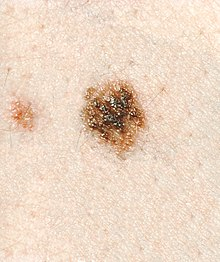
#> input picture test1.jpg, 220 x 262 px
$ jupyter execute gui.ipynb   (older library calls are emulated)
#> lines starting #> are read from the running program, lines starting #| are printed output that depends on the picture; after the words box and inside, x2 and y2 are one past the last pixel; in counts of white or black regions, pixels touching at a corner belong together; long printed decimals are rounded
[cell 1]
from matplotlib import pyplot as plt
from sklearn import cluster
import numpy as np
import cv2

# отобразить изображение
def imshow(image, ax=plt):
    image = cv2.cvtColor(image, cv2.COLOR_HSV2RGB)
    ax.imshow(image)
    try:
        ax.ylim(0, image.shape[0])
    except:
        ax.set_ylim(0, image.shape[0])

[cell 2]
# загрузка изорбажения, смена цветового пространства с RGB на HSV
image = cv2.imread("test1.jpg")
#> image is the input picture: shape (262, 220, 3); mean B, G, R 195.2, 214.2, 235.8
image = cv2.cvtColor(image, cv2.COLOR_BGR2HSV)
#> image: shape (262, 220, 3); mean H, S, V 14.2, 46, 235.8
h, w, c = image.shape
#> h = 262; w = 220; c = 3
colors = [image[:, :, i] for i in range(3)]
#> colors = 3 items
force = 200
# двумерный массив с координатами в каждой ячейке, умноженными на коэффициент "силы притяжения", чтобы их учитывала кластеризация, и ближлижащие пиксели с большей вероятностью оказались в одном кластере
forces = np.meshgrid(np.linspace(0, force, w), np.linspace(0, force, h))
# двумерный массив с координатами в каждой ячейке
coords = np.meshgrid(np.linspace(0, w - 1, w, dtype=int), np.linspace(0, h - 1, h, dtype=int))
# двумерный массив конкотенации цветов и сил
total = np.stack(colors + forces, 2)

[cell 3]
# кластеризация KMeans, при объявлении 2 кластеров, она чаще всего делит изображение на две части: более светлую и менее, поэтому экспериментальным путём было выяалено, что с 5 или 9 кластерами работает гораздо лучше
_colors = total.reshape((-1, total.shape[-1]))
clt = cluster.KMeans(5)
clt.fit(_colors)

[cell 4]
# Узнаем имена всех кластеров
labels = np.unique(clt.labels_)
cluster_labels = np.reshape(clt.labels_, total.shape[:2])

# Создание холста для визуализации кластеров
fig = plt.figure(figsize=(10, 5))
out_clusters, out_image = fig.subplots(1, 2)
cluster_size = []
clusters_data = []
cluster_colors = [
    "tab:blue",
    "tab:orange",
    "tab:green",
    "tab:red",
    "tab:purple",
    "tab:pink",
    "tab:olive",
    "tab:cyan",
    "lime",
]

class Cluster:
    def __init__(self, image, x, y):
        self.original_image = image
        self.mask = np.zeros_like(image)
        self.mask[y, x] = (255, 255, 255)
        self.average_color = np.mean(image[y, x])
        self.selected_image_part = self.original_image & self.mask
        self.unique_score = None
# Для каждого кластера закрашиваеся изображение в цвет кластера
clusters: list[Cluster] = []
for label, color in zip(labels, cluster_colors):
    x, y = coords
    cluster_mask = cluster_labels == label
    x = x[cluster_mask]
    y = y[cluster_mask]
    clusters.append(Cluster(image, x, y))
    cluster_image = image[y, x]
    clusters_data.append(cluster_image)
    out_clusters.plot(x, y, "o", markersize=1, color=color)
    cluster_size.append((label, np.count_nonzero(clusters == label)))
#> this loop made 5 passes
#> after the loop, cluster_size = [(0, 0), (1, 0), (2, 0), (3, 0), (4, 0)]; clusters = 5 items; clusters_data = 5 items

imshow(image, out_image)

cluster_size.sort(key=lambda x: x[1], reverse=True)
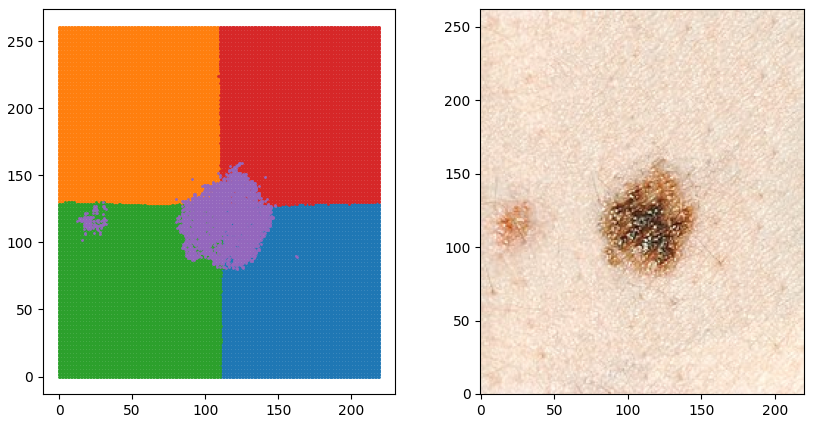
#> figure drawn by matplotlib, 2 panels

[cell 5]
fig = plt.figure(figsize=(8, 5))
subplots = fig.subplots(3, 3).flatten()

# Выводятся гистограммы цветов для бикселей каждого кластера
for subplot, cluster, color in zip(subplots, clusters_data, cluster_colors):
    for i, c in enumerate("rgb"):
        data = np.array(cluster[..., i]).flatten()
        subplot.hist(data, 10, color=c)
    subplot.set_title('hist', color=color, fontweight='bold')
    subplot.set_xlim(0, 255)
#> this loop made 5 passes
#> color on passes 1 to 5: 'tab:blue', 'tab:orange', 'tab:green', 'tab:red', 'tab:purple'
fig.tight_layout()
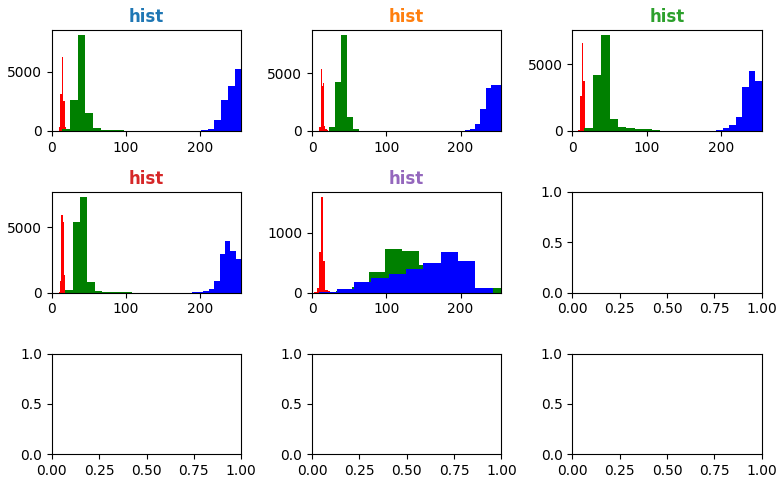
#> figure drawn by matplotlib, 5 panels; panel 1: tallest bar 6237 high, from x = 13.2 to 15.3; panel 1: tallest bar 8105 high, from x = 34.8 to 45.2; panel 1: tallest bar 5227 high, from x = 246 to 255; panel 2: tallest bar 5341 high, from x = 11.6 to 13.2

[cell 6]
# Тот кластер, гистограмма которого сильнее всех отличается от остальных, и является кластером с родинкой
clusters_mean_colors = np.array([cluster.average_color for cluster in clusters])
#> clusters_mean_colors = [98.87, 98.7, 98.99, 97.41, 101.7]
clusters_score = []
for cluster in clusters:
    cluster.unique_score = np.sum(np.abs(clusters_mean_colors - cluster.average_color) / 255)
    clusters_score.append(cluster.unique_score)
#> this loop made 5 passes
#> cluster.unique_score on passes 1 to 5: 0.0181, 0.0187, 0.0186, 0.0339, 0.051
#> after the loop, clusters_score = [0.0181, 0.0187, 0.0186, 0.0339, 0.051]


cluster_of_interest = clusters[np.argmax(clusters_score)]
clusters_score
#> Out = [0.0181, 0.0187, 0.0186, 0.0339, 0.051]

[cell 7]
fig = plt.figure(figsize=(10, 5))
out_dominant, out_eroded = fig.subplots(1, 2)
x, y = coords

cluster_of_interest.selected_image_part

imshow(cluster_of_interest.selected_image_part, out_dominant)
#> in imshow (call 2), `image = cv2.cvtColor(image, cv2.COLOR_HSV2RGB)`:
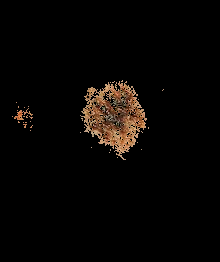
#> image: shape (262, 220, 3); mean R, G, B 8, 5.7, 3.9

erode_kernel = cv2.getStructuringElement(cv2.MORPH_ELLIPSE,(9,9))
dilate_kernel = cv2.getStructuringElement(cv2.MORPH_ELLIPSE,(3,3))

# Очистка от шума
cluster_of_interest.mask = cv2.fastNlMeansDenoisingColored(cluster_of_interest.mask, None, 100, 10, 7, 21)
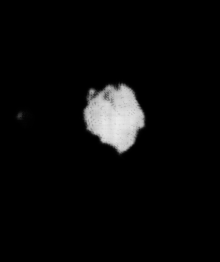
#> cluster_of_interest.mask: shape (262, 220, 3); mean of channels 0, 1, 2 9.9, 9.9, 9.9; drawn as B, G, R
# Применение морфологических трансормаций: сглаживание границ при помощи erode ("обрезка краев" и убирание небольших шумов на изображении) и dilate ("наращивание краев" и восстановление изображения в пределах границ)
cluster_of_interest.mask = cv2.erode(cluster_of_interest.mask, erode_kernel)
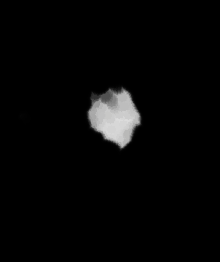
#> cluster_of_interest.mask: shape (262, 220, 3); mean of channels 0, 1, 2 6.5, 6.5, 6.5; drawn as B, G, R
cluster_of_interest.mask = cv2.dilate(cluster_of_interest.mask, dilate_kernel)
imshow(cluster_of_interest.mask, out_eroded)
#> in imshow (call 3), `image = cv2.cvtColor(image, cv2.COLOR_HSV2RGB)`:
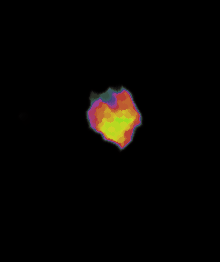
#> image: shape (262, 220, 3); mean R, G, B 6.7, 4.8, 2.7

[cell 8]
contours_plot, region_plot = plt.figure(figsize=(13, 6)).subplots(1, 2)

# Поиск наибольшего по площади контура на изображении
contours_source = cluster_of_interest.mask[:, :, 0]
contours, hierarchy = cv2.findContours(contours_source, cv2.RETR_TREE, cv2.CHAIN_APPROX_SIMPLE)
#> contours = 2 contours; box (x1, y1, x2, y2) and area: (83, 82, 145, 156) 3003, (17, 109, 32, 126) 140
contours = [(cnt, cv2.contourArea(cnt)) for cnt in contours]
#> contours = 2 items
contours.sort(key=lambda x:x[1], reverse=True)
largest_contour = contours[0][0]
#> largest_contour = contour of 106 points, box (x1, y1, x2, y2) (83, 82, 145, 156), area 3003
out_contours = cv2.drawContours(np.array(image), [largest_contour], 0, (0,255,0), 1)
#> out_contours: shape (262, 220, 3); mean H, S, V 14.1, 46.5, 235.1
imshow(out_contours, contours_plot)

x,y,w,h = cv2.boundingRect(largest_contour)
#> x = 83; y = 82; w = 62; h = 74
region_image = out_contours[y-10:y+h+10, x-10:x+w+10, :]
#> region_image: shape (94, 82, 3); mean H, S, V 13.1, 86.2, 198.9
region_contour = largest_contour - np.array([x-10, y-10])
#> region_contour = 106 rows, first 8: [46, 10], [45, 11], [42, 11], [41, 12], [40, 11], [39, 12], [35, 12], [30, 17]
imshow(region_image, region_plot)
#> in imshow (call 5), `image = cv2.cvtColor(image, cv2.COLOR_HSV2RGB)`:
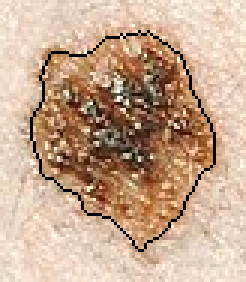
#> image: shape (94, 82, 3) (shown 3 times larger); mean R, G, B 198.9, 167.3, 142.8
region_image = image[y-10:y+h+10, x-10:x+w+10, :]
#> region_image: shape (94, 82, 3); mean H, S, V 13.4, 82.3, 204

[cell 9]
# константа длины пикселя в миллиметрах
pixelSize = 0.15

# расчёт площади новообразования
area = cv2.contourArea(largest_contour) * (pixelSize ** 2)
#> area = 67.57

M = cv2.moments(largest_contour)
#> M = moments, m00 3003, centre m10/m00, m01/m00 = (113.8, 115.8)

# определение геометрического центра новообразования
center = np.array([int(M['m10']/M['m00']), int(M['m01']/M['m00'])])
#> center = [113, 115]

cnt_len = largest_contour.shape[0]
#> cnt_len = 106
scores = []
# для каждой точки в контуре рассчитывается метрика ассиметрии
for i in range(cnt_len):
    current_score = 0
    # от выбранной точки берется левая и правая точки
    for j in range(cnt_len):
        # рассчитывается расстояние до центра, находится разница этих расстояний
        left = (i - j) % cnt_len
        rignt = (i + j) % cnt_len
        ld = np.linalg.norm(largest_contour[left] - center)
        rd = np.linalg.norm(largest_contour[rignt] - center)
        # суммируется модуль разницы всех пар пикселей контура (чем данная сумма меньше, тем более симметричная родинка)
        current_score += abs(ld - rd)
    current_score /= cnt_len * pixelSize
    scores.append(current_score)
#> after the loop, scores = 106 values, max 31.32 at index 72, min 16.27 at index 57, mean 24.06

# находим индекс точки, у которой сумма разницы модулей расстояния будет минимальна, через данную точку проходит основная ось симметрии
index_min = min(range(len(scores)), key=scores.__getitem__)
#> index_min = 57
assymetry = scores[index_min]
#> assymetry = 16.27

# вывод оси симметрии на изображении
simmetry_plot, assymetry_scores_plot = plt.figure(figsize=(13, 6)).subplots(1, 2)
offset = center - largest_contour[index_min][0]
#> offset = [-11, -36]
start = center + offset
#> start = [102, 79]
end = center - offset
#> end = [124, 151]
out_simmetry = cv2.line(out_contours, start, end, (0, 0, 0), 2)
#> out_simmetry: shape (262, 220, 3); mean H, S, V 14.1, 46, 234.5
imshow(out_simmetry, simmetry_plot)
assymetry_scores_plot.plot(scores)

plt.show()
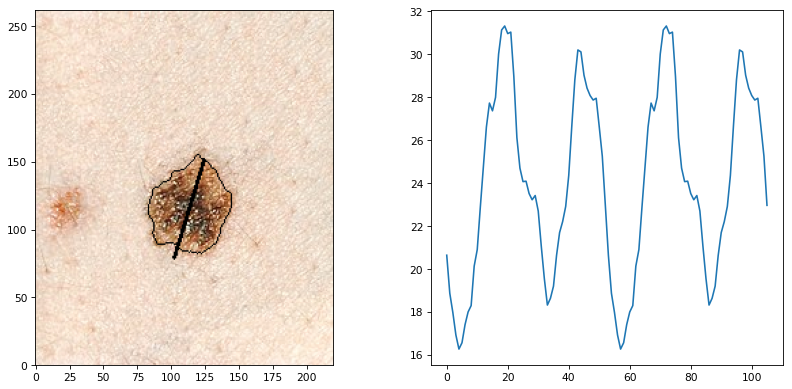
#> figure drawn by matplotlib, 2 panels; panel 2: curve peaks at x = 72, y = 31.32

print("assymetry", assymetry)
#| assymetry 16.270

# создается маска всей родинки и её границы
mask = np.zeros_like(region_image)
#> mask: shape (94, 82, 3); every value is 0
border_mask = cv2.drawContours(np.array(mask), [region_contour], 0, (1, 1, 1), thickness=15)
#> border_mask: shape (94, 82, 3); mean H, S, V 0.46, 0.46, 0.46
area_mask = cv2.drawContours(np.array(mask), [region_contour], 0, (1, 1, 1), thickness=cv2.FILLED)
#> area_mask: shape (94, 82, 3); mean H, S, V 0.402, 0.402, 0.402

# находится градиент для изображения
gradients = cv2.Laplacian(region_image, cv2.CV_64F)
#> gradients: shape (94, 82, 3) float64; mean H, S, V 0, 0, 0
gradients = np.uint8(np.abs(gradients))
#> gradients: shape (94, 82, 3); mean H, S, V 2.6, 36.4, 53.7

# все значения градиента, которые попадают в маску границы, суммируются и делятся на количество пикселей (чем больше число, тем менее однородна граница родинки)
border_grad = gradients * border_mask
#> border_grad: shape (94, 82, 3); mean H, S, V 1.1, 16.6, 27.3
border =  np.sum(border_grad) / np.count_nonzero(border_mask)
#> border = 32.58
print("border", border)
#| border 32.577

# все значения градиента, которые попадают в маску самой родинки, суммируются и делятся на количество пикселей (чем больше число, тем менее однородна родинка)
area_grad = gradients * area_mask
#> area_grad: shape (94, 82, 3); mean H, S, V 1.1, 30, 33.2
color = np.sum(area_grad) / np.count_nonzero(area_mask)
#> color = 53.33
print("color", color)
#| color 53.329

# расчёт радиуса наименьшей описывающей родинку окружности
(x,y),radius = cv2.minEnclosingCircle(largest_contour)
#> x = 113.2; y = 118.3; radius = 37.34
radius *= pixelSize
#> radius = 5.6
print("diameter", radius * 2)
#| diameter 11.203

$ run again, with test2.jpg copied over test1.jpg
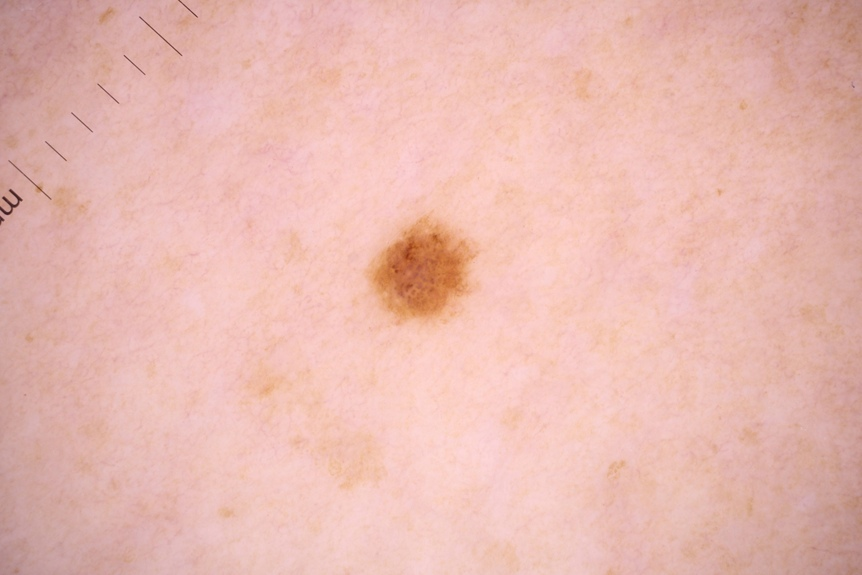
#> input picture test2.jpg, 862 x 575 px
#> image is the input picture: shape (575, 862, 3); mean B, G, R 177.3, 185.9, 232.6
#> colors = 3 items
#> the loop `for label, color in zip(labels, cluster_colors):` made 5 passes
#> after the loop `for label, color in zip(labels, cluster_colors):`: cluster_size = [(0, 0), (1, 0), (2, 0), (3, 0), (4, 0)]; clusters = 5 items
#> the loop `for subplot, cluster, color in zip(subplots, clusters_data, cluster_co..` made 5 passes
#> color on passes 1 to 5: 'tab:blue', 'tab:orange', 'tab:green', 'tab:red', 'tab:purple'
#> clusters_mean_colors = [103.6, 97.69, 102.1, 103.5, 98.48]
#> the loop `for cluster in clusters:` made 5 passes
#> cluster.unique_score on passes 1 to 5: 0.0497, 0.0663, 0.0429, 0.0484, 0.0571
#> after the loop `for cluster in clusters:`: clusters_score = [0.0497, 0.0663, 0.0429, 0.0484, 0.0571]
#> in imshow (call 3), `image = cv2.cvtColor(image, cv2.COLOR_HSV2RGB)`:
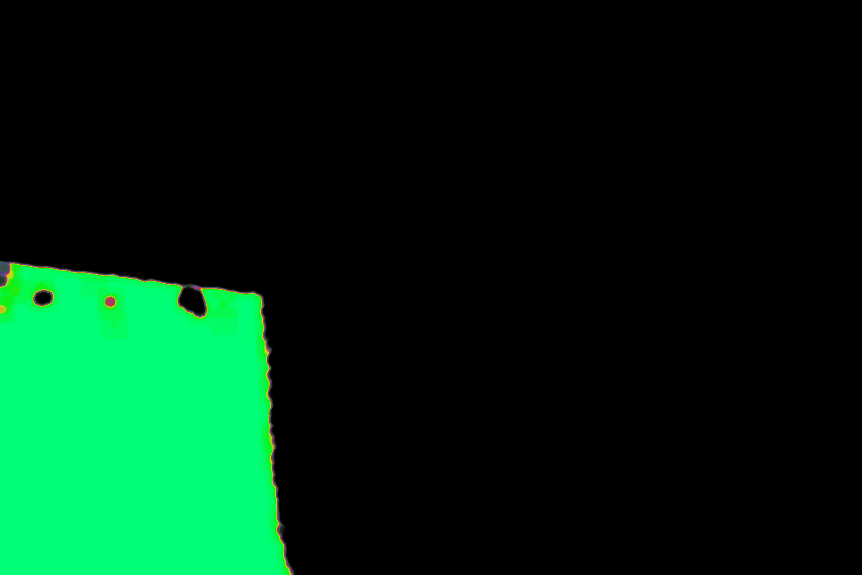
#> image: shape (575, 862, 3); mean R, G, B 0.7, 40.7, 18.5
#> `contours, hierarchy = cv2.findContours(contours_source, cv2.RETR_TREE,..`: contours = 2 contours; box (x1, y1, x2, y2) and area: (0, 259, 298, 575) 82394, (181, 289, 202, 311) 290
#> `contours = [(cnt, cv2.contourArea(cnt)) for cnt in contours]`: contours = 2 items
#> largest_contour = contour of 234 points, box (x1, y1, x2, y2) (0, 259, 298, 575), area 82394
#> out_contours: shape (575, 862, 3); mean H, S, V 10.3, 61.6, 232.1
#> `x,y,w,h = cv2.boundingRect(largest_contour)`: x = 0; y = 259; w = 298; h = 316
#> region_image = empty array
#> region_contour = 234 rows, first 8: [10, 10], [10, 325], [307, 325], [307, 321], [304, 318], [304, 317], [303, 316], [303, 315]
#> area = 1853.9
#> M = moments, m00 82394.5, centre m10/m00, m01/m00 = (135.6, 426.8)
#> center = [135, 426]
#> after the loop `for i in range(cnt_len):`: scores = 234 values, max 210.6 at index 161, min 84.25 at index 78, mean 145.6
#> index_min = 78
#> assymetry = 84.25
#> offset = [-138, 5]
#> start = [-3, 431]
#> end = [273, 421]
#> out_simmetry: shape (575, 862, 3); mean H, S, V 10.3, 61.5, 231.7
#> `plt.show()`:
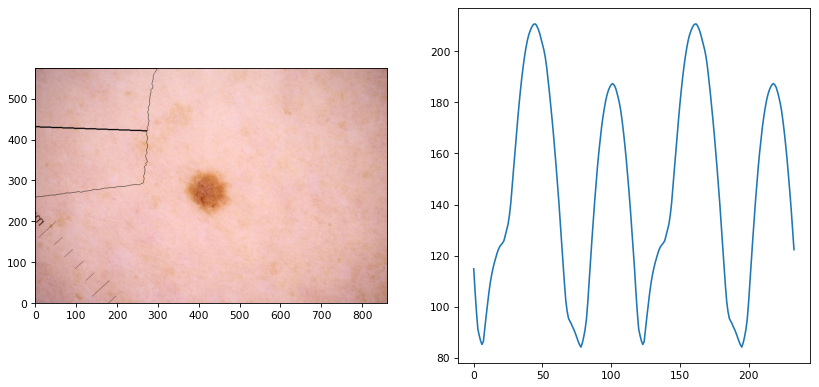
#> figure drawn by matplotlib, 2 panels; panel 2: curve peaks at x = 161, y = 210.6
#| assymetry 84.250
#> mask = empty array
